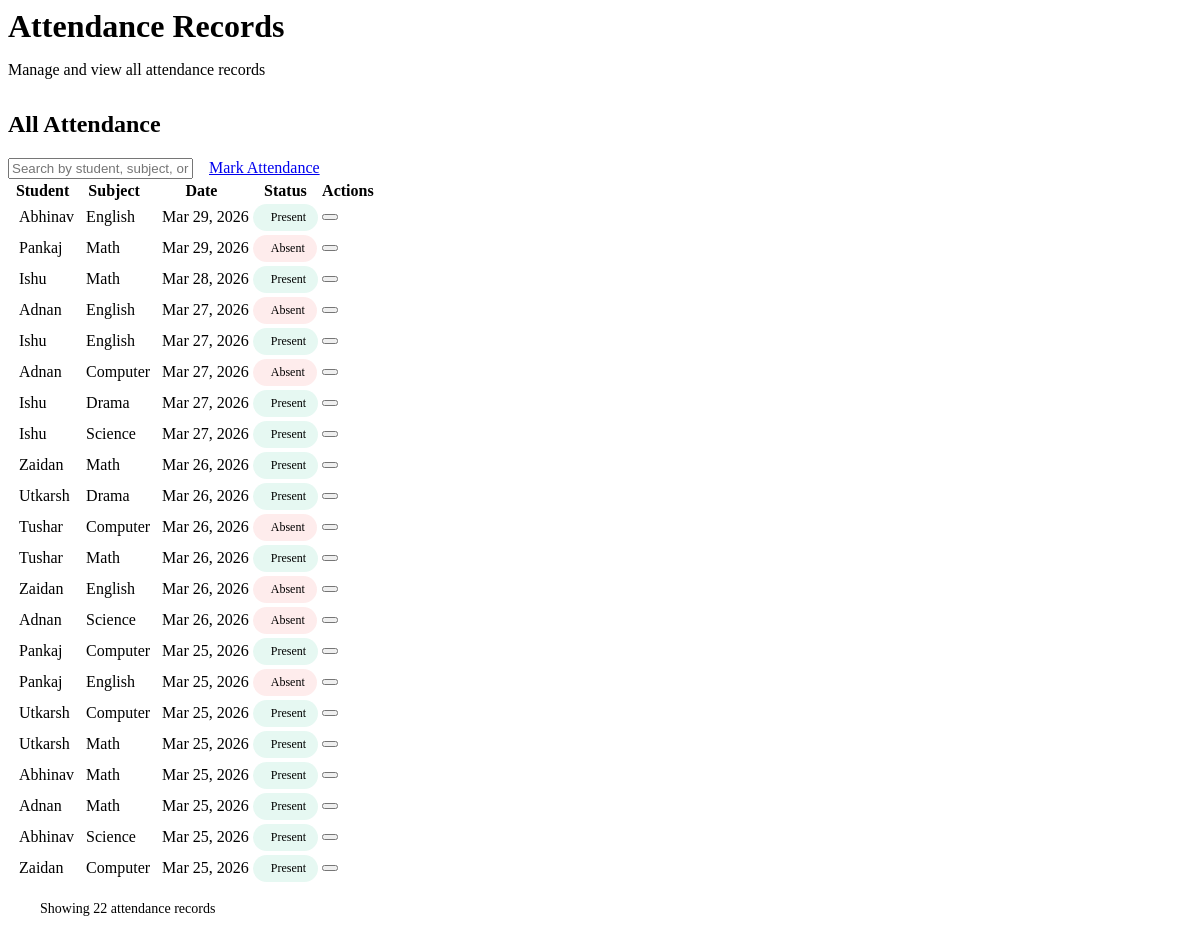
The page /view_attendance.php (signed in) on the database its author committed.
### tables this page shows
CREATE TABLE `attendance` (
  `id` int(11) NOT NULL,
  `student_id` int(11) DEFAULT NULL,
  `subject_id` int(11) DEFAULT NULL,
  `date` date DEFAULT NULL,
  `status` enum('present','absent') DEFAULT NULL
);

CREATE TABLE `users` (
  `id` int(11) NOT NULL,
  `name` varchar(100) DEFAULT NULL,
  `email` varchar(100) DEFAULT NULL,
  `password` varchar(100) DEFAULT NULL,
  `role` enum('admin','teacher','student') NOT NULL
);

CREATE TABLE `subjects` (
  `id` int(11) NOT NULL,
  `subject_name` varchar(100) DEFAULT NULL
);

### view_attendance.php (the view, shortened to what this page needs)
<?php
include 'config.php';
$search = isset($_GET['search']) ? mysqli_real_escape_string($conn, $_GET['search']) : '';
if ($_SESSION['role'] == 'student') {
    $id = $_SESSION['user_id'];
    $query = "SELECT attendance.id, users.name, subjects.subject_name, attendance.date, attendance.status
              FROM attendance
              JOIN subjects ON attendance.subject_id = subjects.id
              JOIN users ON attendance.student_id = users.id
              WHERE attendance.student_id = '$id'";
    if (!empty($search)) {
        $query .= " AND (users.name LIKE '%$search%' OR subjects.subject_name LIKE '%$search%' OR attendance.date LIKE '%$search%')";
    }
    $query .= " ORDER BY attendance.date DESC";
} else {
    $query = "SELECT attendance.id, users.name, subjects.subject_name, attendance.date, attendance.status
              FROM attendance
              JOIN subjects ON attendance.subject_id = subjects.id
              JOIN users ON attendance.student_id = users.id";
    $query .= " ORDER BY attendance.date DESC";
}
$result = mysqli_query($conn, $query);
?>
<div class="main-content">
    <div class="page-header">
        <h1>Attendance Records</h1>
        <p class="text-secondary">
            <?php
            if ($_SESSION['role'] == 'student') {
                echo 'View your attendance history';
            } else {
                echo 'Manage and view all attendance records';
            }
            ?>
        </p>
    </div>
    <div class="table-container">
        <div class="table-header">
            <h2 class="card-title">
                <?php echo $_SESSION['role'] == 'student' ? 'My Attendance' : 'All Attendance'; ?>
            </h2>
            <div class="table-actions">
                <div class="search-box">
                    <input type="text"
                           id="searchInput"
                           placeholder="Search by student, subject, or date..."
                           value="<?php echo htmlspecialchars($search); ?>"
                           onkeyup="performSearch()">
                </div>
                <?php if ($_SESSION['role'] != 'student'): ?>
                    <a href="mark_attendance.php" class="btn btn-primary">
                        Mark Attendance
                    </a>
                <?php endif; ?>
            </div>
        </div>
        <div class="table-wrapper">
            <table>
                <thead>
                    <tr>
                        <?php if ($_SESSION['role'] != 'student'): ?>
                            <th>Student</th>
                        <?php endif; ?>
                        <th>Subject</th>
                        <th>Date</th>
                        <th>Status</th>
                        <?php if ($_SESSION['role'] == 'admin'): ?>
                            <th>Actions</th>
                        <?php endif; ?>
                    </tr>
                </thead>
                <tbody>
                    <?php
                    if (mysqli_num_rows($result) > 0) {
                        while($r = mysqli_fetch_assoc($result)) {
                            $status_class = $r['status'] == 'present' ? 'success' : 'danger';
                        ?>
                            <tr>
                                <?php if ($_SESSION['role'] != 'student'): ?>
                                    <td>
                                        <div class="student-info">
                                            <?php echo htmlspecialchars($r['name']); ?>
                                        </div>
                                    </td>
                                <?php endif; ?>
                                <td>
                                    <div class="subject-info">
                                        <?php echo htmlspecialchars($r['subject_name']); ?>
                                    </div>
                                </td>
                                <td>
                                    <div class="date-info">
                                        <?php echo date('M d, Y', strtotime($r['date'])); ?>
                                    </div>
                                </td>
                                <td>
                                    <span class="status-badge <?php echo $status_class; ?>">
                                        <?php echo ucfirst($r['status']); ?>
                                    </span>
                                </td>
                                <?php if ($_SESSION['role'] == 'admin'): ?>
                                    <td>
                                        <button class="btn btn-sm btn-secondary" onclick="editAttendance(<?php echo $r['id']; ?>)">
                                        </button>
                                    </td>
                                <?php endif; ?>
                            </tr>
                        <?php
                        }
                    } else {
                        $colspan = $_SESSION['role'] == 'student' ? 3 : ($_SESSION['role'] == 'admin' ? 5 : 4);
                        echo '<tr><td colspan="' . $colspan . '" class="text-center text-secondary">No attendance records found.</td></tr>';
                    }
                    ?>
                </tbody>
            </table>
        </div>
        <?php if (mysqli_num_rows($result) > 0): ?>
            <div class="table-footer">
                <div class="record-count">
                    Showing <?php echo mysqli_num_rows($result); ?> attendance records
                </div>
            </div>
        <?php endif; ?>
    </div>
</div>

### view_attendance.php (style rules this page uses)
.page-header { margin-bottom: 2rem; }
.page-header h1 { font-size: 2rem; font-weight: 700; color: var(--text-primary); margin-bottom: 0.5rem; }
.text-secondary { color: var(--text-secondary); }
.table-actions { display: flex; align-items: center; gap: 1rem; flex-wrap: wrap; }
.student-info, .subject-info, .date-info { display: flex; align-items: center; gap: 0.5rem; }
.status-badge { display: inline-flex; align-items: center; gap: 0.375rem; padding: 0.375rem 0.75rem; border-radius: 9999px; font-size: 0.75rem; font-weight: 500; text-transform: capitalize; }
.status-badge.success { background: rgba(16, 185, 129, 0.1); color: var(--success); }
.status-badge.danger { background: rgba(239, 68, 68, 0.1); color: var(--danger); }
.table-footer { padding: 1rem 1.5rem; border-top: 1px solid var(--border); background: var(--background); }
.record-count { display: flex; align-items: center; gap: 0.5rem; color: var(--text-secondary); font-size: 0.875rem; }

### rows shown on the page
attendance: student.name "Abhinav", subject.subject_name "English", date "Mar 29, 2026", status "Present"
attendance: student.name "Pankaj", subject.subject_name "Math", date "Mar 29, 2026", status "Absent"
attendance: student.name "Ishu", subject.subject_name "Math", date "Mar 28, 2026", status "Present"
attendance: student.name "Adnan", subject.subject_name "English", date "Mar 27, 2026", status "Absent"
attendance: student.name "Ishu", subject.subject_name "English", date "Mar 27, 2026", status "Present"
attendance: student.name "Adnan", subject.subject_name "Computer", date "Mar 27, 2026", status "Absent"
attendance: student.name "Ishu", subject.subject_name "Drama", date "Mar 27, 2026", status "Present"
attendance: student.name "Ishu", subject.subject_name "Science", date "Mar 27, 2026", status "Present"
attendance: student.name "Zaidan", subject.subject_name "Math", date "Mar 26, 2026", status "Present"
attendance: student.name "Utkarsh", subject.subject_name "Drama", date "Mar 26, 2026", status "Present"
attendance: student.name "Tushar", subject.subject_name "Computer", date "Mar 26, 2026", status "Absent"
attendance: student.name "Tushar", subject.subject_name "Math", date "Mar 26, 2026", status "Present"
attendance: student.name "Zaidan", subject.subject_name "English", date "Mar 26, 2026", status "Absent"
attendance: student.name "Adnan", subject.subject_name "Science", date "Mar 26, 2026", status "Absent"
attendance: student.name "Pankaj", subject.subject_name "Computer", date "Mar 25, 2026", status "Present"
attendance: student.name "Pankaj", subject.subject_name "English", date "Mar 25, 2026", status "Absent"
attendance: student.name "Utkarsh", subject.subject_name "Computer", date "Mar 25, 2026", status "Present"
attendance: student.name "Utkarsh", subject.subject_name "Math", date "Mar 25, 2026", status "Present"
attendance: student.name "Abhinav", subject.subject_name "Math", date "Mar 25, 2026", status "Present"
attendance: student.name "Adnan", subject.subject_name "Math", date "Mar 25, 2026", status "Present"
attendance: student.name "Abhinav", subject.subject_name "Science", date "Mar 25, 2026", status "Present"
attendance: student.name "Zaidan", subject.subject_name "Computer", date "Mar 25, 2026", status "Present"

### other values the page prints
mysqli_num_rows($result) "22"
